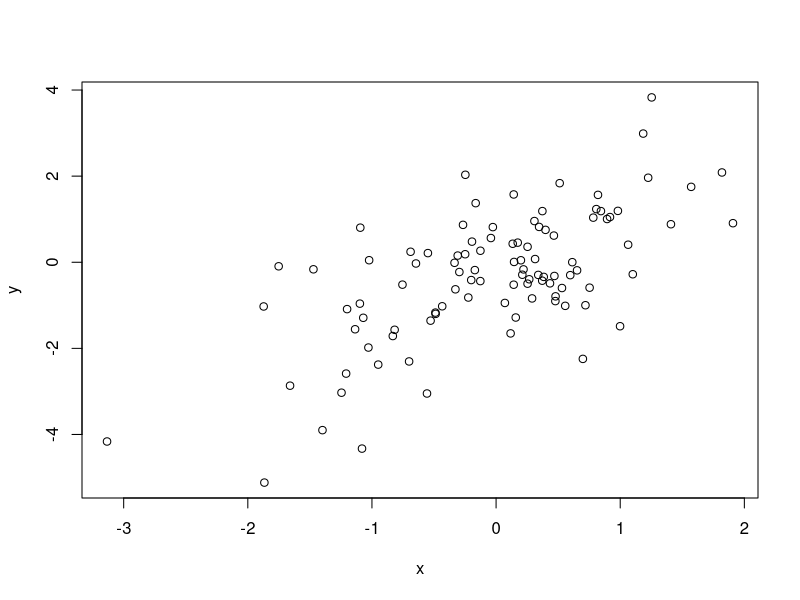
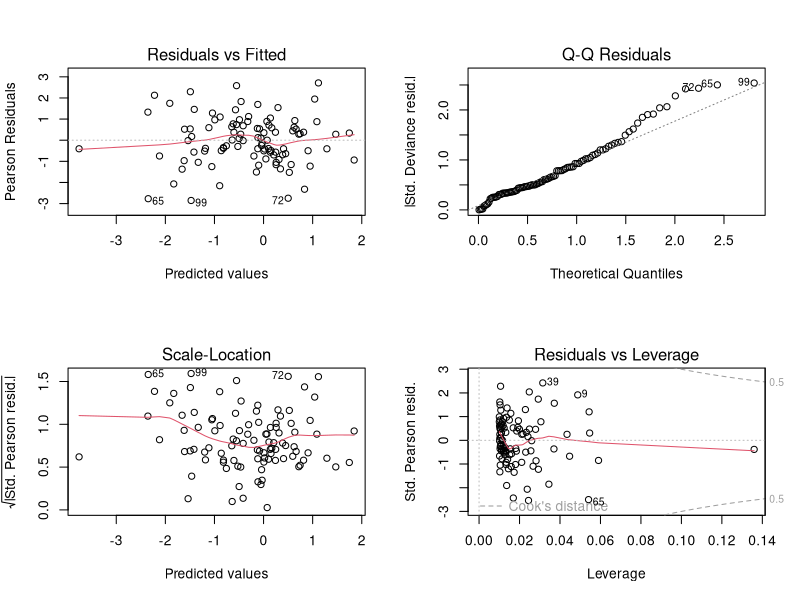
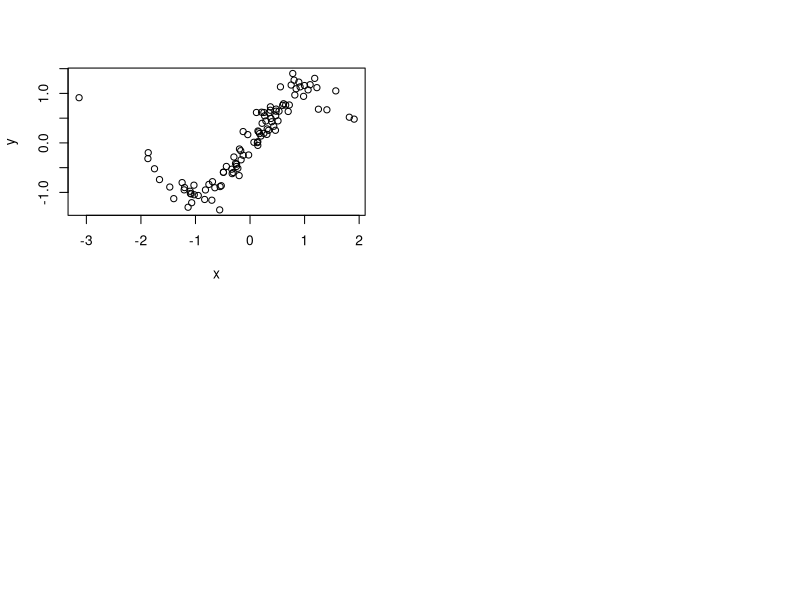
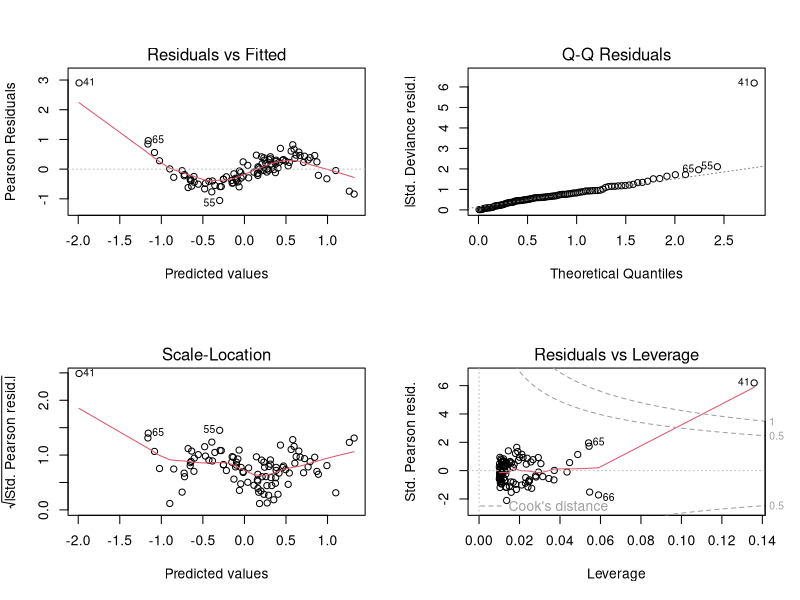
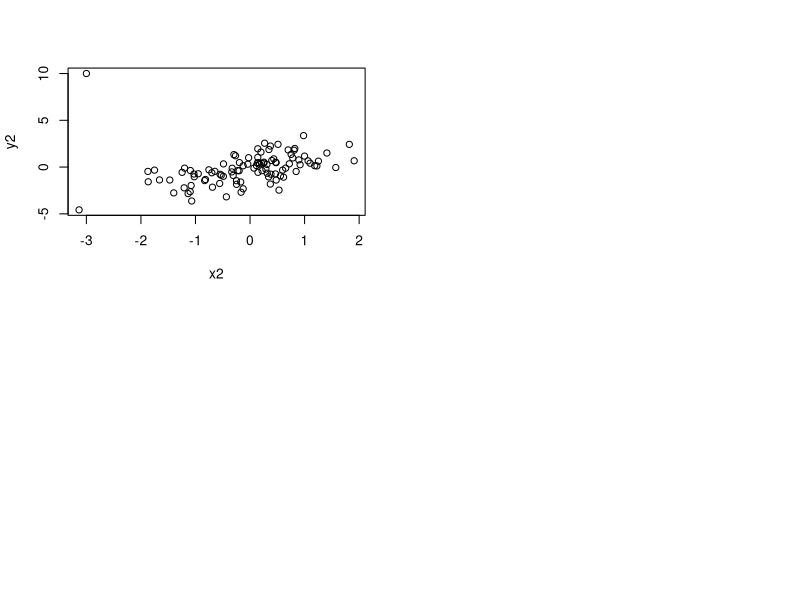
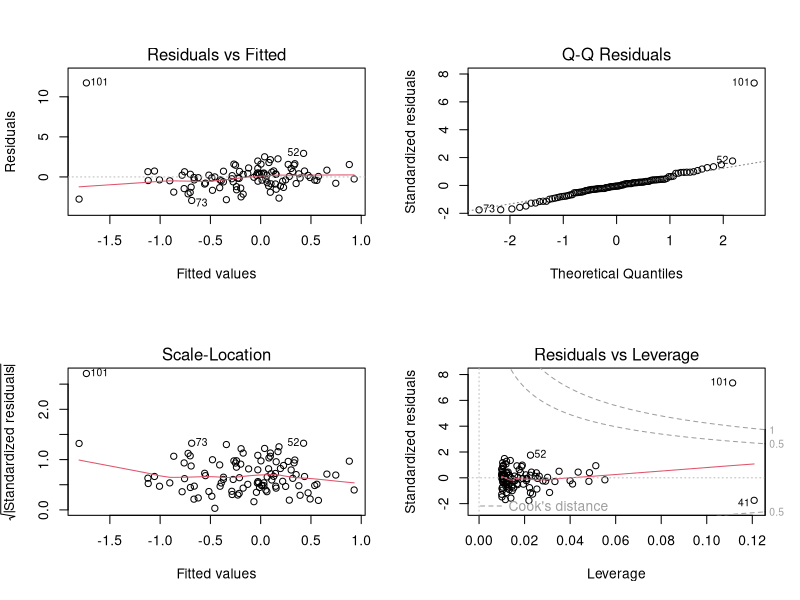
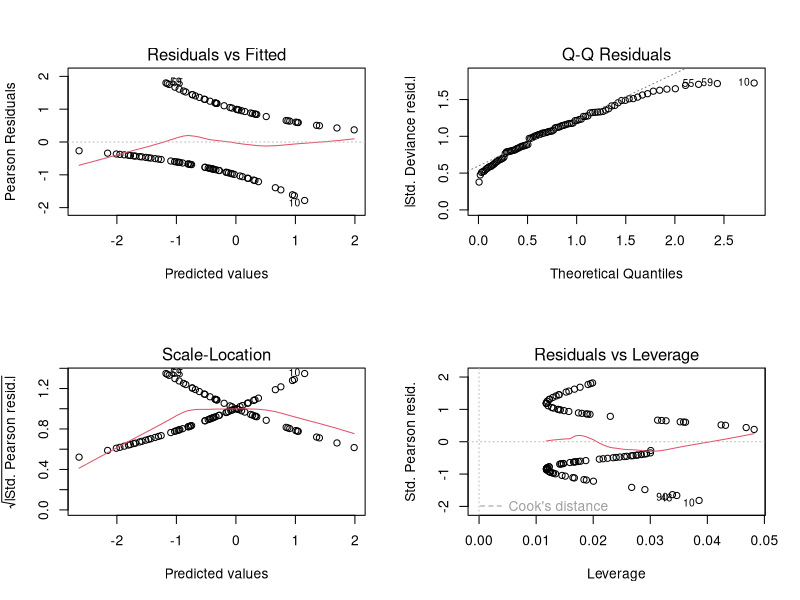

The R script that drew these images, in order:
## ---- chunk 1
knitr::opts_chunk$set(echo = TRUE)
## ---- chunk 2
# generate data
x <- rnorm(100)
g <- sample(letters[1:4], 100, replace = TRUE)
y <- -0.2 + 1.1 * x + rnorm(length(x))

# visualize relationship between x and y (check for linearity)
plot(y ~ x)

# fit gaussian glm model
mod <- glm(y ~ x)

# standard diagnostic plots
par(mfrow = c(2, 2))
plot(mod)
## ---- chunk 3
y <- sin(x*1.4) + rnorm(length(x), sd = 0.2)
plot(y ~ x)

# fit model
mod <- glm(y ~ x)

# diagnostics plots
par(mfrow = c(2, 2))
plot(mod)
## ---- chunk 4
y <- -0.2 + 1.1 * x + rnorm(length(x))
x2 <- c(x, -3)
y2 <- c(y, 10)
plot(y2 ~ x2)

# fit model
mod2 <- lm(y2 ~ x2)

# diagnostic plots
par(mfrow = c(2, 2))
plot(mod2)
## ---- chunk 5
library(ggplot2)

logit_inv <- function(a) exp(a) / (exp(a) + 1)

x <- rnorm(100)
y <- rbinom(100, 1, prob = logit_inv(-0.2 + 1.1 * x))

# fit model
mod <- glm(y ~ x, family = "binomial")

# diagnostic plots
par(mfrow = c(2, 2))
plot(mod)
